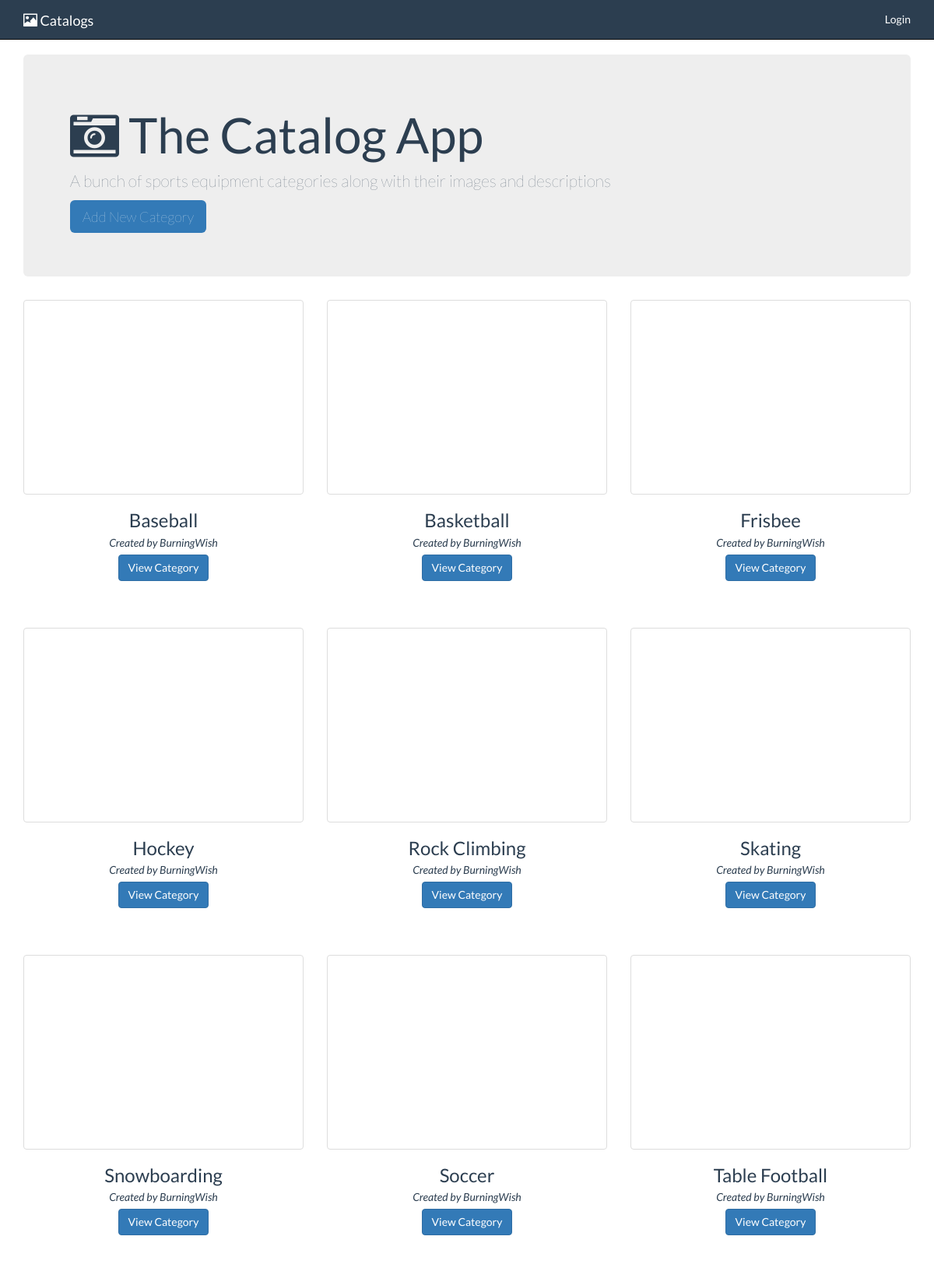
The page /categories on the database its author committed.
### database_setup.py (models this page shows, shortened)
class Category(Base):
    __tablename__ = 'category'
    id = Column(Integer, primary_key=True)
    imgurl = Column(Text)
    name = Column(String(250), nullable=False)
    user_id = Column(Integer, ForeignKey('user.id'))
    user = relationship(User)
    creator = Column(String(250), nullable=False)

### index.py (the view)
@app.route("/categories")
def showCategories():
    categories = session.query(Category).order_by(Category.name)
    return render_template("categories.html",
                           categories=categories,
                           login_session=login_session)

### templates/categories.html (shortened to what this page needs)
{% extends "main.html" %}
{% block content %}
    <div class="jumbotron">
        <h1>
            <i class="fa fa-camera-retro" aria-hidden="true"></i>
            The Catalog App
        </h1>
        <p>A bunch of sports equipment categories along with their images and descriptions</p>
        <p>
            <a class = "btn-primary btn-lg" href = "/categories/new">Add New Category</a>
        </p>
    </div>
    <div class = "row text-center" style = "display: flex; flex-wrap: wrap;">
        {% for category in categories %}
            <div class = "cell col-md-4 col-sm-6 col-xs-12">
                <div class = "thumbnail" style="height: 250px; background: url({{category.imgurl}}); background-size: cover; background-position: center">
                </div>
                <div class = "caption">
                        <h3>{{category.name}}</h3>
                        <i>Created by {{category.creator}}</i>
                </div>
                <p>
                    <a class = "btn btn-primary" href = "/categories/{{category.id}}">View Category</a>
                </p>
            </div>
        {% endfor %}
    </div>
{% endblock%}

### templates/main.html (shortened to what this page needs)
<!DOCTYPE html>
<html>
    <head>
        <link rel="stylesheet" href="https://maxcdn.bootstrapcdn.com/bootstrap/3.3.7/css/bootstrap.min.css">
        <link rel="stylesheet" href="https://maxcdn.bootstrapcdn.com/font-awesome/4.6.3/css/font-awesome.min.css">
        <link rel="stylesheet" href="/static/style.css">
    </head>
    <body>
        <nav class="navbar navbar-inverse navbar-fixed-top">
            <div class="container">
                <div class="navbar-header">
                    <a href="/categories" class="navbar-brand">
                    <span class="glyphicon glyphicon-picture" aria-hidden="true"></span>
                    Catalogs
                    </a>
                </div>
                <div class="collapse navbar-collapse" id="bs-example-navbar-collapse-1">
                    <ul class="nav navbar-nav navbar-right">
                        {% if "username" not in login_session %}
                            <li><a href="/login">Login</a></li>
                        {% else %}
                            <li><a href="">Logged in as {{login_session["username"]}}</a></li>
                            <li><a href="/disconnect">Logout</a></li>
                        {% endif %}
                    </ul>
                </div>
            </div>
        </nav>
        <div class="container">
            {% block content %}
            {% endblock %}
        </div>
    </body>
</html>

### static/style.css (style rules this page uses)
body { margin-top: 70px; color: #2c3e50; font-family: "Lato"; }
.navbar-inverse { background: #2c3e50; }
.navbar-inverse .navbar-nav>li>a { color: #fff; }
.navbar-inverse .navbar-brand { color: #fff; }
.cell { padding-bottom: 50px; }
.caption h3 { margin-bottom: 5px; }
.caption { margin-bottom: 5px; }

### rows shown on the page
Category: name "Baseball", creator "BurningWish"
Category: name "Basketball", creator "BurningWish"
Category: name "Frisbee", creator "BurningWish"
Category: name "Hockey", creator "BurningWish"
Category: name "Rock Climbing", creator "BurningWish"
Category: name "Skating", creator "BurningWish"
Category: name "Snowboarding", creator "BurningWish"
Category: name "Soccer", creator "BurningWish"
Category: name "Table Football", creator "BurningWish"
